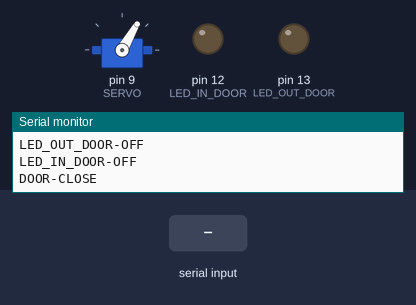
Bench run of a sketch on a simulated Arduino Uno, built with avr-gcc and run on an emulated ATmega328P. Shown: servo, output pins drawn as LEDs (lit = HIGH), the last lines printed to the serial monitor. The test bench sets the inputs (shaded band).

Above: at 1.2 s.
1.3 s: "1" received over Serial
At 1.6 s:
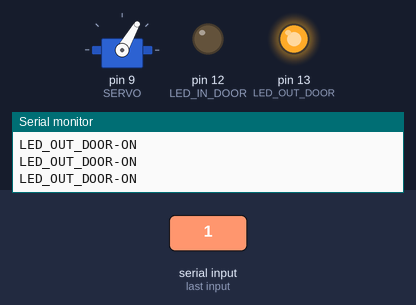
2.8 s: "3" received over Serial
At 4.0 s:
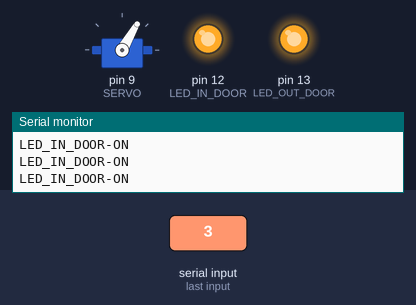
4.3 s: "5" received over Serial
At 5.2 s:
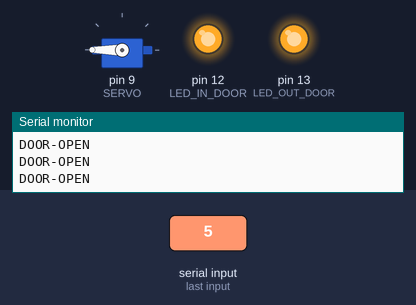
5.8 s: "2" received over Serial
At 6.4 s:
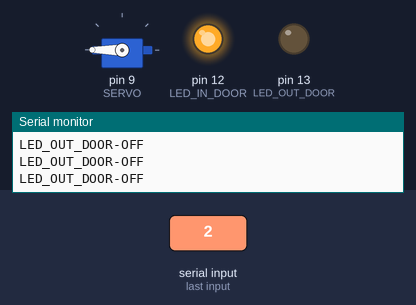
7.3 s: "4" received over Serial
At 7.7 s:
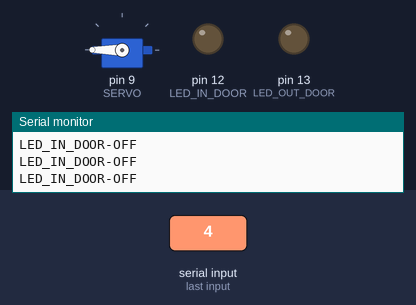
8.8 s: "0" received over Serial
At 10.1 s:
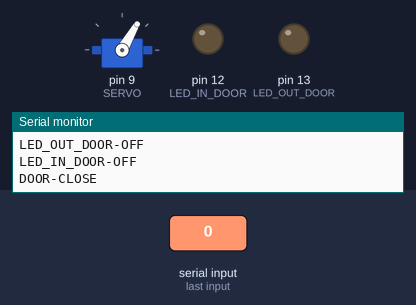
Timing chart, 0 to 11.3 s (numbered marks = the images above; inputs shaded):
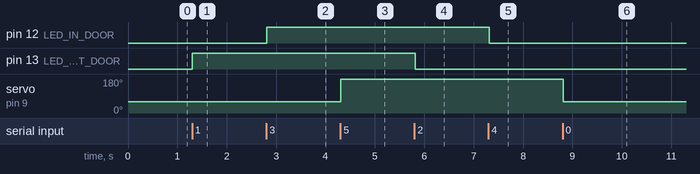

The sketch:

main.ino
```cpp
#include <Servo.h>

Servo servo;

#define SERVO 9
#define LED_OUT_DOOR 13
#define LED_IN_DOOR 12


byte c = '0';

void setup() {
  pinMode(SERVO, OUTPUT);
  pinMode(LED_IN_DOOR, OUTPUT);
  pinMode(LED_OUT_DOOR, OUTPUT);
  servo.attach(SERVO);
  digitalWrite(LED_IN_DOOR, LOW);
  digitalWrite(LED_OUT_DOOR, LOW);
  servo.write(60);
  Serial.begin(9600);
}

void loop() {
  delay(100);
  if(Serial.available()){
    c = Serial.read();
  }
  switch(c) {
    case '0':
      digitalWrite(LED_OUT_DOOR, LOW);
      Serial.println("LED_OUT_DOOR-OFF");
      digitalWrite(LED_IN_DOOR, LOW);
      Serial.println("LED_IN_DOOR-OFF");
      servo.write(60);
      Serial.println("DOOR-CLOSE");
      break;
    case '1':
      digitalWrite(LED_OUT_DOOR, HIGH);
      Serial.println("LED_OUT_DOOR-ON");
      break;
    case '2':
      digitalWrite(LED_OUT_DOOR, LOW);
      Serial.println("LED_OUT_DOOR-OFF");
      break;
    case '3':
      digitalWrite(LED_IN_DOOR, HIGH);
      Serial.println("LED_IN_DOOR-ON");
      break;
    case '4':
      digitalWrite(LED_IN_DOOR, LOW);
      Serial.println("LED_IN_DOOR-OFF");
      break;
    case '5':
      servo.write(180);
      Serial.println("DOOR-OPEN");
      break;
    case '6':
      servo.write(60);
      Serial.println("DOOR-CLOSE");
      break;
    default: break;
  }

}
```

Measured:
- after the input at 1.3 s, pin 13 (LED_OUT_DOOR): LOW → HIGH at once
- after the input at 2.8 s, pin 12 (LED_IN_DOOR): LOW → HIGH at once
- after the input at 4.3 s, servo on pin 9 (SERVO): 60° → 180° at once
- after the input at 5.8 s, pin 13 (LED_OUT_DOOR): HIGH → LOW at once
- after the input at 7.3 s, pin 12 (LED_IN_DOOR): HIGH → LOW at once
- after the input at 8.8 s, servo on pin 9 (SERVO): 180° → 60° at once
